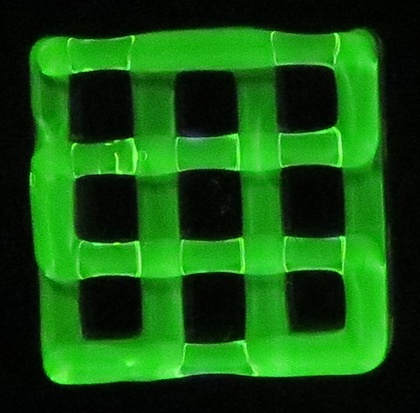
%> input picture segProject4-H for 2.1/v2.1crosshatch/2019.08.08_Artifact-v2.1_40%Pluronic/Pluronic40%_top_crosshatch1.JPG, 420 x 413 px, shrunk from 584 x 574 before the run
$ octave --eval "result = apply2ImageSimple2(imread('v2.1crosshatch/2019.08.08_Artifact-v2.1_40%Pluronic/Pluronic40%_top_crosshatch1.JPG'));"   (GNU Octave 9; MATLAB toolbox functions it lacks are replaced by stand-ins)
%> lines starting %> are read from the running program, lines starting %| are printed output that depends on the picture; in (x1, y1, x2, y2) boxes, pixels count from 0 and x2, y2 are one past the last pixel; in counts of white or black regions, pixels touching at a corner belong together; the program's own positions count from 1
function [imGray, boundaries] = apply2ImageSimple2(im)

%[m, n, z] = size(im);
%figure,imshow(im);


%im = CutImage(im);
croppedIm =im;
%> croppedIm is the input picture: size 413x420x3 uint8; mean R, G, B 21.2, 87.8, 16.9
figure,imshow(im);

[m, n, z] = size(im);
%> m = 413; n = 420; z = 3
for i=1:m
    for j=1:n
        if im(i,j,2) < im(i,j,3) && im(i,j,1) < im(i,j,3) %mavi objeyi imgeden kaldirmak icin
            im(i,j,1) = 0;
            im(i,j,2) = 0;
            im(i,j,3) = 0;
        end
        if im(i,j,2) < 50
            im(i,j,1) = 0;
            im(i,j,2) = 0;
            im(i,j,3) = 0;
        end
    end
end
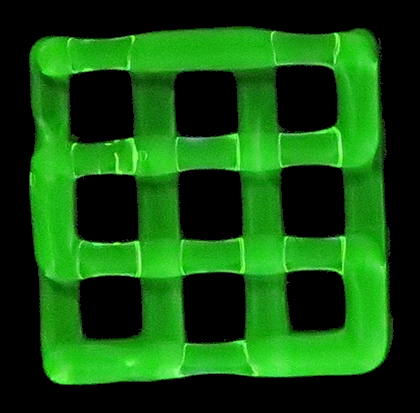
%> im: size 413x420x3 uint8; mean R, G, B 18.9, 82.6, 14.9

imGray2=rgb2gray(im);
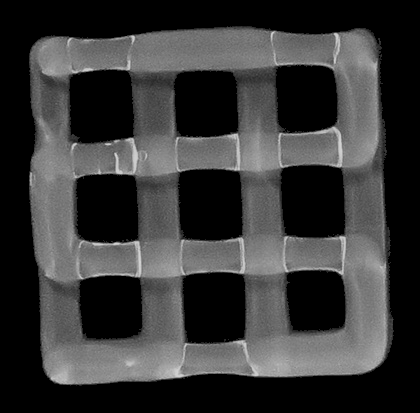
%> imGray2: size 413x420 uint8; min 0, max 210, mean 55.9
imGray = imgaussfilt(imGray2,1); %gauss filter uygulama

%imge uzerinde boundryleri daha guzel bulmak icin
%histogram(imGray);
for i=1:m
    for j=1:n
        if imGray(i,j) < 30
            imGray(i,j) = 0;
        end
    end
end
%> imGray: size 413x420 uint8; min 0, max 203, mean 55.4
%figure,imshow(img);

%histogram(img);

boundaries = bwboundaries(imGray);
%> boundaries = 10 boundaries; largest, box (x1, y1, x2, y2) and points: (28, 26, 393, 386) 1343, (281, 166, 345, 237) 243, (69, 70, 134, 143) 241, (178, 170, 242, 240) 241, (183, 273, 245, 343) 238
hold on
for k = 1:length(boundaries)
   boundary = boundaries{k};
  % plot(boundary(:,2), boundary(:,1), 'r.');%, 'LineWidth', 2)
end
%> this loop made 10 passes
hold off

%gg= imgaussfilt(imGray,2); %iskelet cikarirken tirtik tirtik seyleri barindirmasin die once smooting uyguluyorum
%skel = bwskel(gg>0, 'MinBranchLength',30); %pruning icin
%figure,imshow(skel);
end
